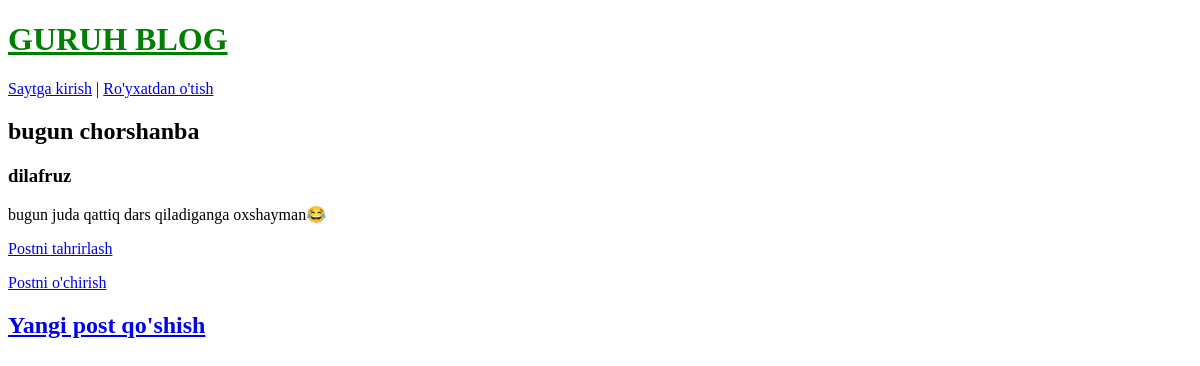
The page /post/2 on the database as committed earlier.
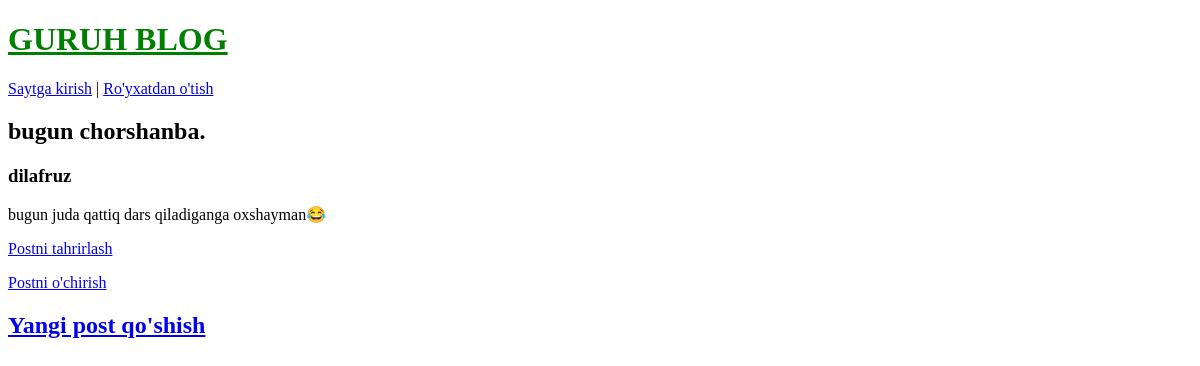
The same page on the database as committed later.
### blog/models.py (models this page shows, shortened)
class Post(models.Model):
    title = models.CharField(max_length=200)
    author = models.ForeignKey(
        'auth.User',
        on_delete=models.CASCADE,
    )
    body = models.TextField()

### blog/views.py (the view)
# urls.py: path('post/<int:pk>', BlogDetailView.as_view(), name='post_detail'),
class BlogDetailView(DetailView):
    model = Post
    template_name = 'post_detail.html'

### templates/post_detail.html
{% extends 'base.html' %}
{% block content %}
    <div class="post-entry">
      <h2>{{ post.title }}</h2>
      <h3>{{ post.author }}</h3>
      <p>{{ post.body }}</p>
    </div>
<p><a href="{% url 'post_edit' post.pk %}">Postni tahrirlash</a></p>
<p><a href="{% url 'post_delete' post.pk %}">Postni o'chirish</a></p>
{% endblock content %}

Rows that differ between the two databases and show on the page:
changed Post "bugun juda qattiq dars qiladiganga oxshayman😂": title "bugun chorshanba" → "bugun chorshanba."
